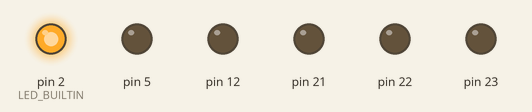
A sketch run on a simulated Arduino Mega 2560, built with avr-gcc and run on an emulated ATmega2560. On the bench: output pins drawn as LEDs (lit = HIGH).

Above: at 0.5 s.
At 1.5 s:
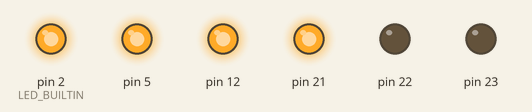
At 2.5 s:
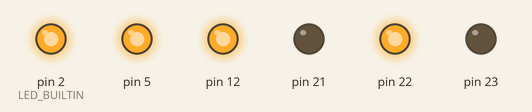
At 3.5 s:
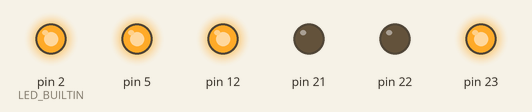
Timing chart, 0 to 5.8 s (numbered marks = the images above):
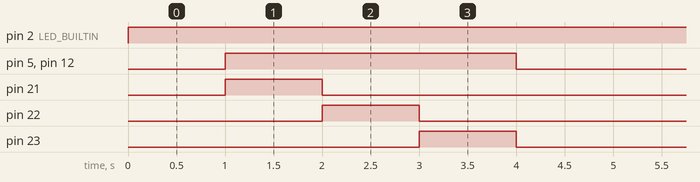

The sketch:

Blink_W32Devkitv1.ino
```cpp
#define LED_BUILTIN 2
#define LED_5 5
#define LED_12 12
#define LED_21 21
#define LED_22 22
#define LED_23 23

// the setup function runs once when you press reset or power the board
void setup() {
  // initialize digital pin LED_BUILTIN as an output.
  pinMode(LED_BUILTIN, OUTPUT);
  pinMode(5, OUTPUT);
  pinMode(12, OUTPUT);
  pinMode(21, OUTPUT);
  pinMode(22, OUTPUT);
  pinMode(23, OUTPUT);
}

// the loop function runs over and over again forever
void loop() {
  digitalWrite(LED_BUILTIN, HIGH);   // turn the LED on (HIGH is the voltage level)
  delay(1000);
  //digitalWrite(LED_BUILTIN, LOW);    // turn the LED off by making the voltage LOW
  digitalWrite(5,HIGH);
  //delay(1000);
  digitalWrite(12,HIGH);
  digitalWrite(21,HIGH);
  delay(1000);
  digitalWrite(21,LOW);
  digitalWrite(22,HIGH);
  delay(1000);
  digitalWrite(22,LOW);
  digitalWrite(23,HIGH);
  delay(1000);                       // wait for a second
  digitalWrite(5,LOW);
  digitalWrite(23,LOW);
  digitalWrite(12,LOW);
  delay(1000);                       // wait for a second
}
```

Measured:
- by itself, pin 2 (LED_BUILTIN): LOW → HIGH at 0.00 s
- by itself, pin 5, pin 12: alternates HIGH for 3.0 s and LOW for 2.0 s
- by itself, pin 21–23: alternates HIGH for 1.0 s and LOW for 4.0 s
